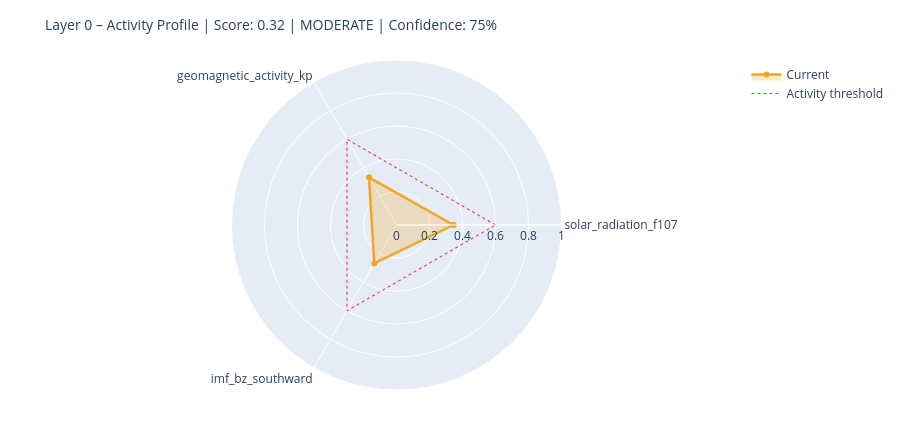

This figure's notebook cell:
### Markdown cell above
---
## 6. State Assessment & Handoff to Layer 1

### Code cell
# ============================================================
# STEP 1 – Collect raw values with source modes
# Mode: 'primary' | 'fallback_3h' | 'last_valid' | 'missing'
# ============================================================

def safe_last(df, col):
    if df is None or col not in df.columns: return None
    s = df[col].dropna()
    return float(s.iloc[-1]) if not s.empty else None

f107_now = safe_last(df_f107, 'f10.7')
bz_now   = safe_last(df_mag,  'bz_gsm')
kp_now   = safe_last(df_kp,   'kp')
sw_now   = safe_last(df_sw,   'speed')

source_modes = {
    'F10.7':    'primary'  if f107_now is not None else 'missing',
    'Kp':       'primary'  if kp_now   is not None else 'missing',
    'IMF_Bz':   'primary'  if bz_now   is not None else 'missing',
    'SW_speed': 'primary'  if sw_now   is not None else 'missing',
}

# Kp Fallback – 3h endpoint
if kp_now is None:
    try:
        r = requests.get(
            'https://services.swpc.noaa.gov/json/noaa-planetary-k-index.json',
            timeout=10)
        r.raise_for_status()
        fb = pd.DataFrame(r.json())
        tc = next((c for c in fb.columns if 'time' in c.lower()), fb.columns[0])
        kc = next((c for c in fb.columns if 'kp' in c.lower() and c != tc), None)
        if kc:
            fb[kc] = fb[kc].astype(str).str.extract(r'([0-9]+(?:\.[0-9]*)?)')[0]
            fb[kc] = pd.to_numeric(fb[kc], errors='coerce')
            fb = fb[fb[kc] >= 0].dropna(subset=[kc])
            if not fb.empty:
                kp_now = float(fb[kc].iloc[-1])
                source_modes['Kp'] = 'fallback_3h'
                print(f'  Kp fallback (3h): {kp_now:.1f}')
    except Exception as e:
        print(f'  Kp fallback failed: {e}')

# Solar Wind Fallback – last valid value
if sw_now is None and df_sw is not None and 'speed' in df_sw.columns:
    s = df_sw['speed'].dropna()
    if not s.empty:
        sw_now = float(s.iloc[-1])
        source_modes['SW_speed'] = 'last_valid'
        print(f'  SW fallback (last_valid): {sw_now:.0f} km/s')

print()
print('Source modes:', source_modes)

# ============================================================
# STEP 2 – Score from available components only
# ============================================================

def norm(v, lo, hi):
    if v is None: return None
    return max(0.0, min(1.0, (v - lo) / (hi - lo)))

COMPONENTS = {
    'solar_radiation_f107':    (f107_now, norm(f107_now, 60, 250)),
    'geomagnetic_activity_kp': (kp_now,   norm(kp_now,   0,   9)),
    'imf_bz_southward':        (bz_now,   norm(-(bz_now or 0) if bz_now else None, -5, 30)
                                           if bz_now is not None else None),
    'solar_wind_speed':        (sw_now,   norm(sw_now, 300, 800)),
}

available   = {k: v[1] for k, v in COMPONENTS.items() if v[1] is not None}
unavailable = [k for k, v in COMPONENTS.items() if v[1] is None]

layer0_score = round(sum(available.values()) / len(available), 4) if available else None
confidence   = round(len(available) / len(COMPONENTS), 2)

level = ('unknown'  if layer0_score is None
         else 'calm'     if layer0_score < 0.3
         else 'moderate' if layer0_score < 0.6
         else 'active')

# ============================================================
# STEP 3 – Dominant Driver
# ============================================================

def dominant_driver(kp, f107, bz, sw):
    candidates = []
    if kp   is not None and kp   >= 4:   candidates.append(('geomagnetic',    kp / 9))
    if sw   is not None and sw   >= 500:  candidates.append(('solar_wind',     sw / 800))
    if bz   is not None and bz   <= -5:   candidates.append(('imf_southward',  abs(bz) / 30))
    if f107 is not None and f107 >= 150:  candidates.append(('solar_radiation',f107 / 250))
    return max(candidates, key=lambda x: x[1])[0] if candidates else 'none'

driver = dominant_driver(kp_now, f107_now, bz_now, sw_now)

# ============================================================
# STEP 4 – Downstream expectations
# ============================================================

def downstream_expectation(driver, score, kp, bz, f107):
    exp = {
        'magnetosphere':        'calm',
        'ionosphere':           'calm',
        'schumann_resonance':   'unchanged',
        'lithosphere_currents': 'low',
    }
    if driver == 'geomagnetic' or (kp and kp >= 5):
        exp['magnetosphere']        = 'compressed / storm'
        exp['ionosphere']           = 'elevated disturbance (TEC variability)'
        exp['schumann_resonance']   = 'elevated amplitude possible'
        exp['lithosphere_currents'] = 'elevated induction currents'
    elif driver == 'imf_southward' or (bz and bz <= -5):
        exp['magnetosphere']        = 'energy coupling active'
        exp['ionosphere']           = 'elevated electron density possible'
        exp['schumann_resonance']   = 'slight modulation possible'
    elif driver == 'solar_radiation' or (f107 and f107 >= 150):
        exp['ionosphere']           = 'elevated ionization (F-layer)'
        exp['schumann_resonance']   = 'slightly elevated background activity'
    return exp

downstream = downstream_expectation(driver, layer0_score, kp_now, bz_now, f107_now)

# ============================================================
# CONSOLE OUTPUT
# ============================================================

W = 58
print('=' * W)
print('LAYER 0 – STATE ASSESSMENT')
print('=' * W)
for name, (raw_v, score_v) in COMPONENTS.items():
    if score_v is not None:
        bar = '█' * int(score_v * 20) + '░' * (20 - int(score_v * 20))
        print(f'  {name:<35}  {bar}  {score_v:.2f}')
    else:
        print(f'  {name:<35}  {"─" * 20}  n/a')
print('-' * W)
print(f'  Score ({len(available)}/{len(COMPONENTS)} components):  {layer0_score:.3f}')
print(f'  Confidence:         {confidence:.0%}')
print(f'  Level:              {level.upper()}')
print(f'  Dominant Driver:    {driver}')

# Radar chart
cats = list(available.keys())
vals = list(available.values())
if len(cats) >= 3:
    fig = go.Figure()
    fig.add_trace(go.Scatterpolar(
        r=vals + [vals[0]], theta=cats + [cats[0]],
        fill='toself', fillcolor='rgba(242,166,35,0.25)',
        line=dict(color='#F2A623', width=2.5), name='Current'
    ))
    fig.add_trace(go.Scatterpolar(
        r=[0.6] * (len(cats) + 1), theta=cats + [cats[0]],
        line=dict(color='#E24B4A', dash='dot', width=1.2),
        mode='lines', name='Activity threshold'
    ))
    fig.update_layout(
        title=dict(text=f'Layer 0 – Activity Profile | Score: {layer0_score:.2f} | {level.upper()} | Confidence: {confidence:.0%}',
                   font=dict(size=14)),
        polar=dict(radialaxis=dict(visible=True, range=[0, 1])),
        height=430, showlegend=True,
        margin=dict(l=60, r=60, t=60, b=40)
    )
    fig.show()

### Figure 1 — Plotly figure (JSON) as saved in the notebook; plotly's stock layout.template omitted (floating-point values rounded to 4 significant figures)
{"data": [{"fill": "toself", "fillcolor": "rgba(242,166,35,0.25)", "line": {"color": "#F2A623", "width": 2.5}, "name": "Current", "r": [0.3457, 0.3333, 0.2689, 0.3457], "theta": ["solar_radiation_f107", "geomagnetic_activity_kp", "imf_bz_southward", "solar_radiation_f107"], "type": "scatterpolar"}, {"line": {"color": "#E24B4A", "dash": "dot", "width": 1.2}, "mode": "lines", "name": "Activity threshold", "r": [0.6, 0.6, 0.6, 0.6], "theta": ["solar_radiation_f107", "geomagnetic_activity_kp", "imf_bz_southward", "solar_radiation_f107"], "type": "scatterpolar"}], "layout": {"height": 430, "margin": {"b": 40, "l": 60, "r": 60, "t": 60}, "polar": {"radialaxis": {"range": [0, 1], "visible": true}}, "showlegend": true, "title": {"font": {"size": 14}, "text": "Layer 0 – Activity Profile | Score: 0.32 | MODERATE | Confidence: 75%"}}}
